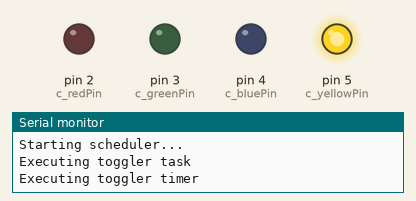
Bench run of a sketch on a simulated Arduino Uno, built with avr-gcc and run on an emulated ATmega328P. On the bench: output pins drawn as LEDs (lit = HIGH), the last lines printed to the serial monitor. Random numbers use the default seed unless the sketch sets one.

Above: at 0.34 s.
At 4.3 s:
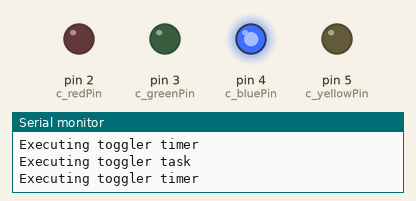
At 9.25 s:
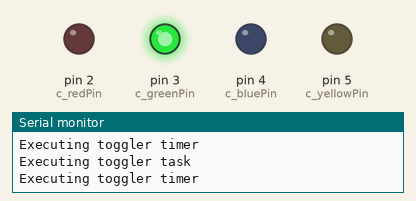
At 19.16 s:
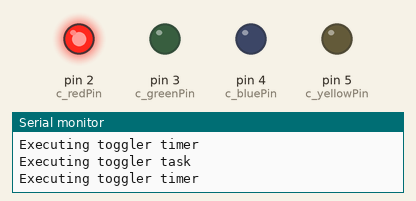
At 39.2 s:
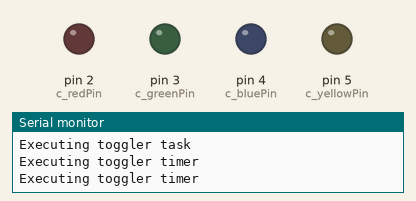
Timing chart, 0 to 40.0 s (numbered marks = the images above):
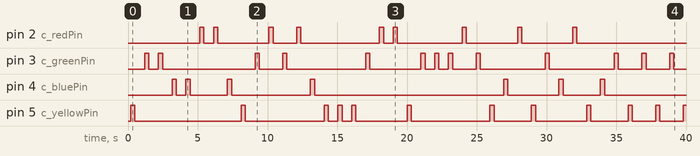

The sketch:

rtos_timer.ino
```cpp
#include <Arduino_FreeRTOS.h>
#include <timers.h>
#include <task.h>

const int c_redPin = 2;
const int c_greenPin = 3;
const int c_bluePin = 4;
const int c_yellowPin = 5;

struct ToggleData
{
  int pin;
  int enabled;
};

void lightToggler(TimerHandle_t handle)
{
  Serial.println("Executing toggler timer");
  ToggleData *data = (ToggleData *)pvTimerGetTimerID(handle);
  digitalWrite(data->pin, data->enabled);
}

void timerCreator(void * /*pvParameters*/)
{
  const TickType_t frequency = pdMS_TO_TICKS(1000);

  ToggleData enableData{0, HIGH};
  ToggleData disableData{0, LOW};

  TimerHandle_t onTimer = xTimerCreate("OnTimer", pdMS_TO_TICKS(200), 0, (void *)&enableData, lightToggler);
  TimerHandle_t offTimer = xTimerCreate("OffTimer", pdMS_TO_TICKS(500), 0, (void *)&disableData, lightToggler);

  while (true)
  {
    Serial.println("Executing toggler task");

    const int pin = random(c_redPin, c_yellowPin + 1);
    enableData.pin = pin;
    disableData.pin = pin;
    xTimerStart(onTimer, 10);
    xTimerStart(offTimer, 10);
    vTaskDelay(frequency);
  }
}

void setup()
{
  Serial.begin(9600);
  for (int i = c_redPin; i <= c_yellowPin; ++i)
  {
    pinMode(i, OUTPUT);
    digitalWrite(i, LOW);
  }

  xTaskCreate(timerCreator, "TimerCreator", 512, NULL, 1, NULL);
  Serial.println("Task created");
  Serial.println("Starting scheduler...");
  vTaskStartScheduler();
}

void loop()
{
}
```

Measured:
- by itself, pin 2 (c_redPin): LOW → HIGH at 5.1 s, → LOW 0.30 s later, → HIGH 0.69 s later, → LOW 0.30 s later, … (18 changes in this stretch)
- by itself, pin 3 (c_greenPin): LOW → HIGH at 1.2 s, → LOW 0.30 s later, → HIGH 0.69 s later, → LOW 0.30 s later, … (26 changes in this stretch)
- by itself, pin 4 (c_bluePin): LOW → HIGH at 3.2 s, → LOW 0.30 s later, → HIGH 0.69 s later, → LOW 0.30 s later, … (14 changes in this stretch)
- by itself, pin 5 (c_yellowPin): LOW → HIGH at 0.20 s, → LOW 0.30 s later, → HIGH 7.6 s later, → LOW 0.30 s later, … (23 changes in this stretch)
